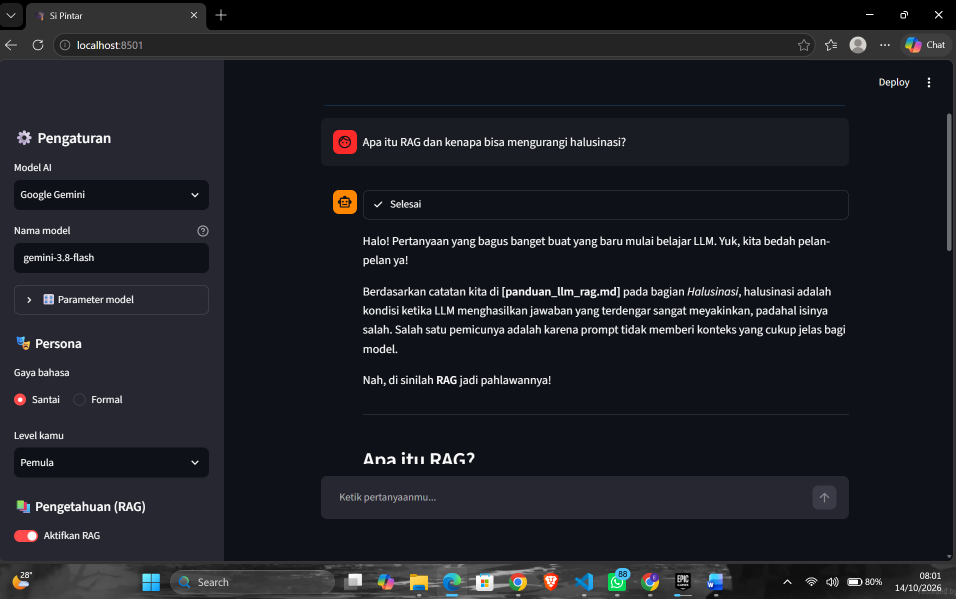
#> input picture screenshots/01-chat.png, 1911 x 1198 px (shown at 1/2 size); its folder holds only this picture in this run
$ python gabung_screenshot.py
#> lines starting #> are read from the running program, lines starting #| are printed output that depends on the picture
"""Gabungkan screenshot di folder screenshots/ menjadi 1 PDF (<1 MB) untuk form pengumpulan.

Jalankan dari root repo:  pip install pillow  &&  python tools/gabung_screenshot.py
Hasil: UI_chatbot.pdf
"""
import glob
import os
import sys

from PIL import Image

BATAS = 950_000  # byte, aman di bawah 1 MB
files = sorted(f for ext in ("png", "jpg", "jpeg") for f in glob.glob(f"screenshots/*.{ext}"))
if not files:
    sys.exit("Taruh screenshot (png/jpg) di folder screenshots/ dulu.")

for lebar in (1200, 1000, 800, 600):
    for kualitas in (85, 70, 55, 40):
        halaman = []
        for f in files:
            im = Image.open(f).convert("RGB")
            if im.width > lebar:
                im = im.resize((lebar, int(im.height * lebar / im.width)))
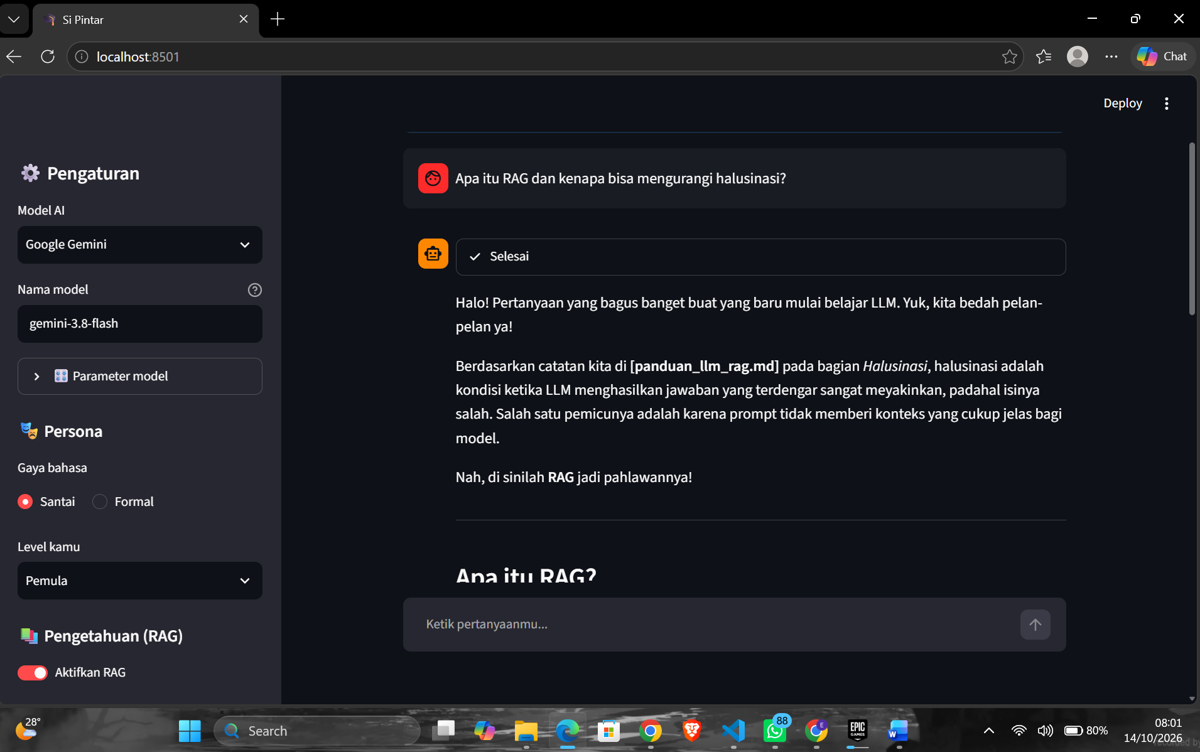
#> im: PIL image 1200x752 RGB; mean R, G, B 29.2, 31.1, 36.5
            halaman.append(im)
        halaman[0].save("UI_chatbot.pdf", save_all=True, append_images=halaman[1:], quality=kualitas)
        ukuran = os.path.getsize("UI_chatbot.pdf")
        if ukuran <= BATAS:
            sys.exit(print(f"OK: UI_chatbot.pdf ({len(files)} halaman, {ukuran // 1024} KB)"))
#> (the program exits here)

$ run again, on screenshots/03-rag-tools.png
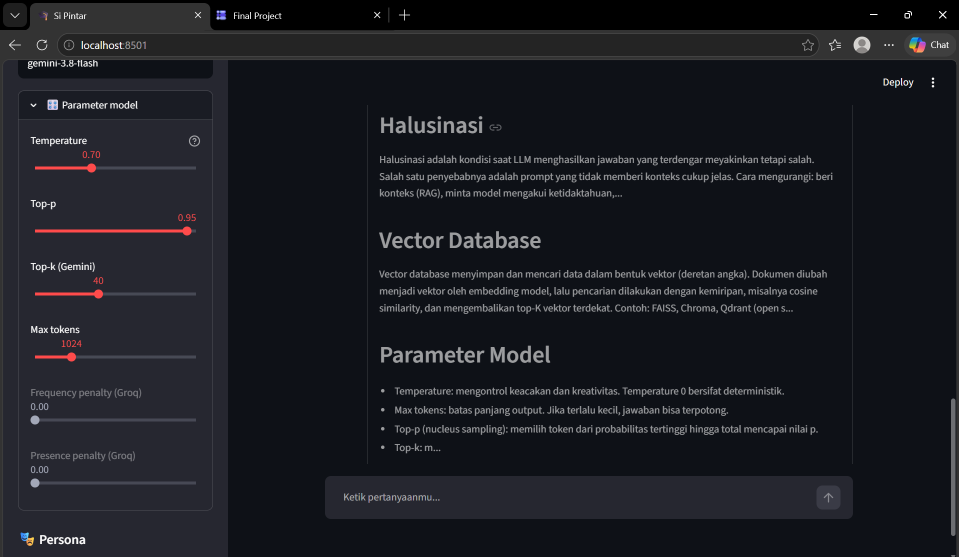
#> input picture screenshots/03-rag-tools.png, 1918 x 1113 px (shown at 1/2 size)
#> `im = im.resize((lebar, int(im.height * lebar / im.width)))`:
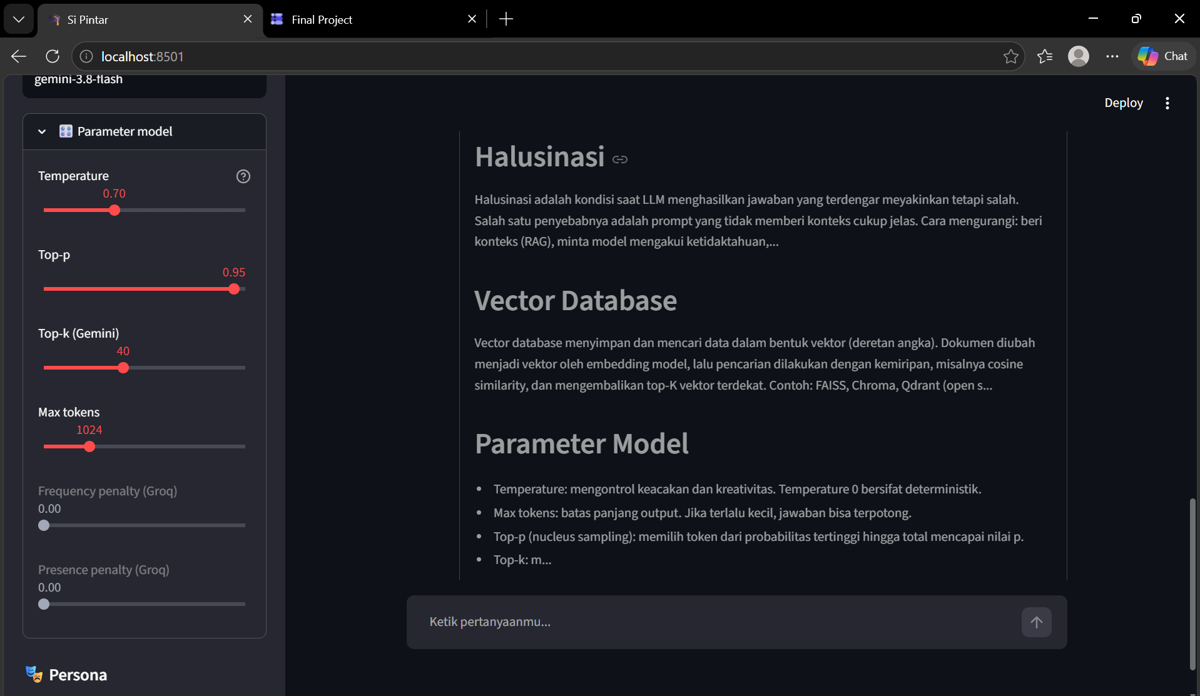
#> im: PIL image 1200x696 RGB; mean R, G, B 26.5, 28.2, 34.1
